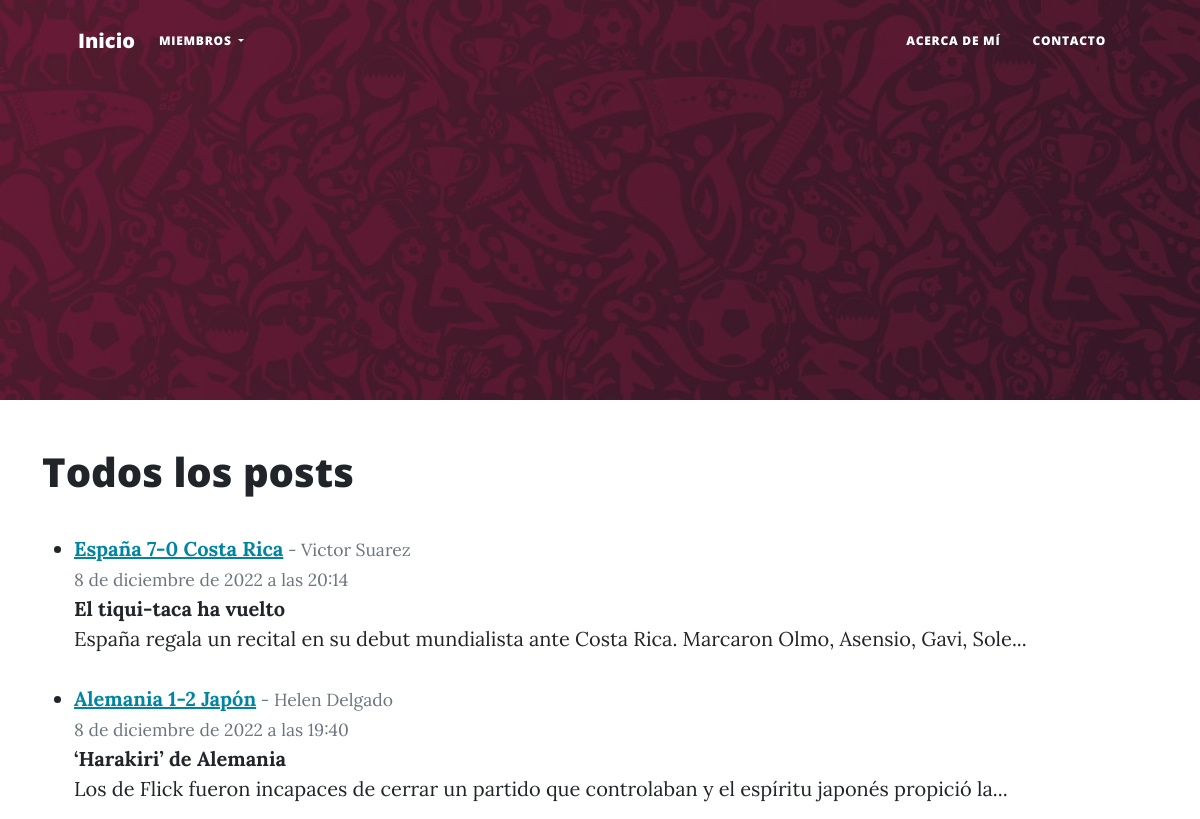
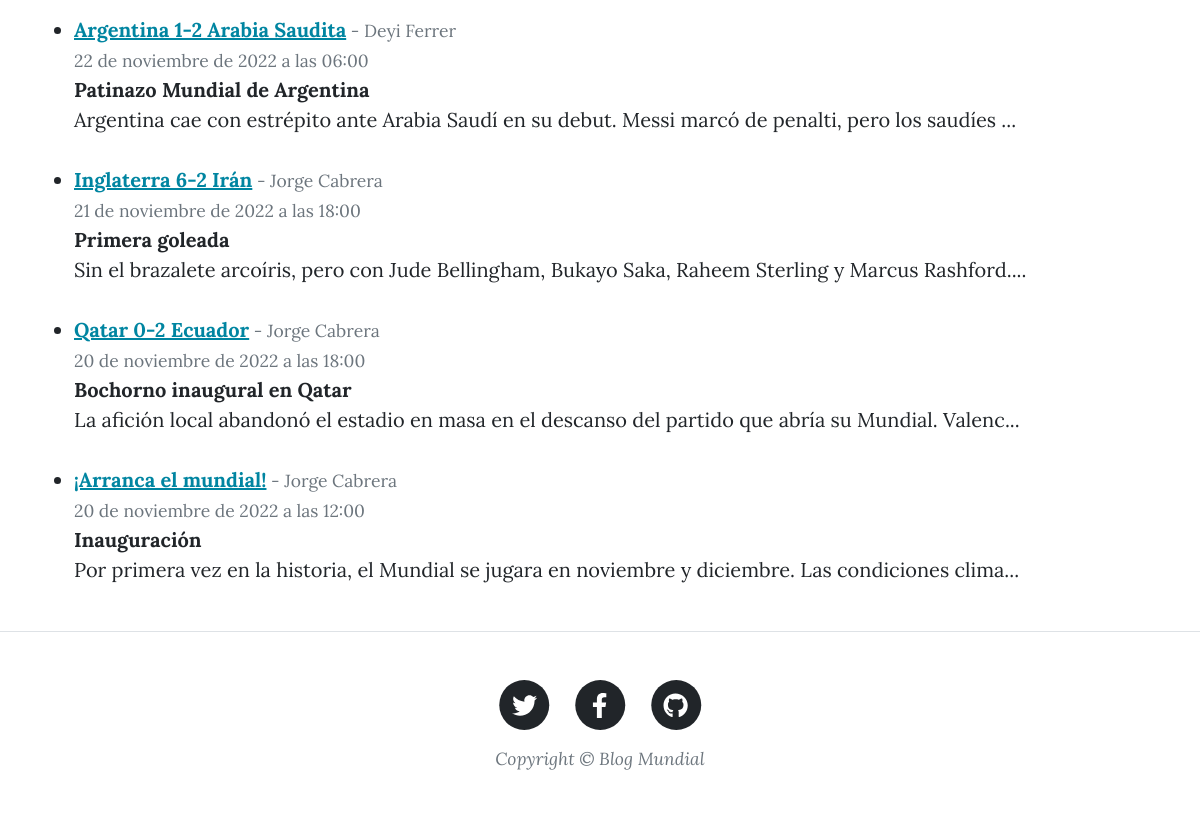
The app's page /all_posts/, older data (2 pictures, top to bottom).
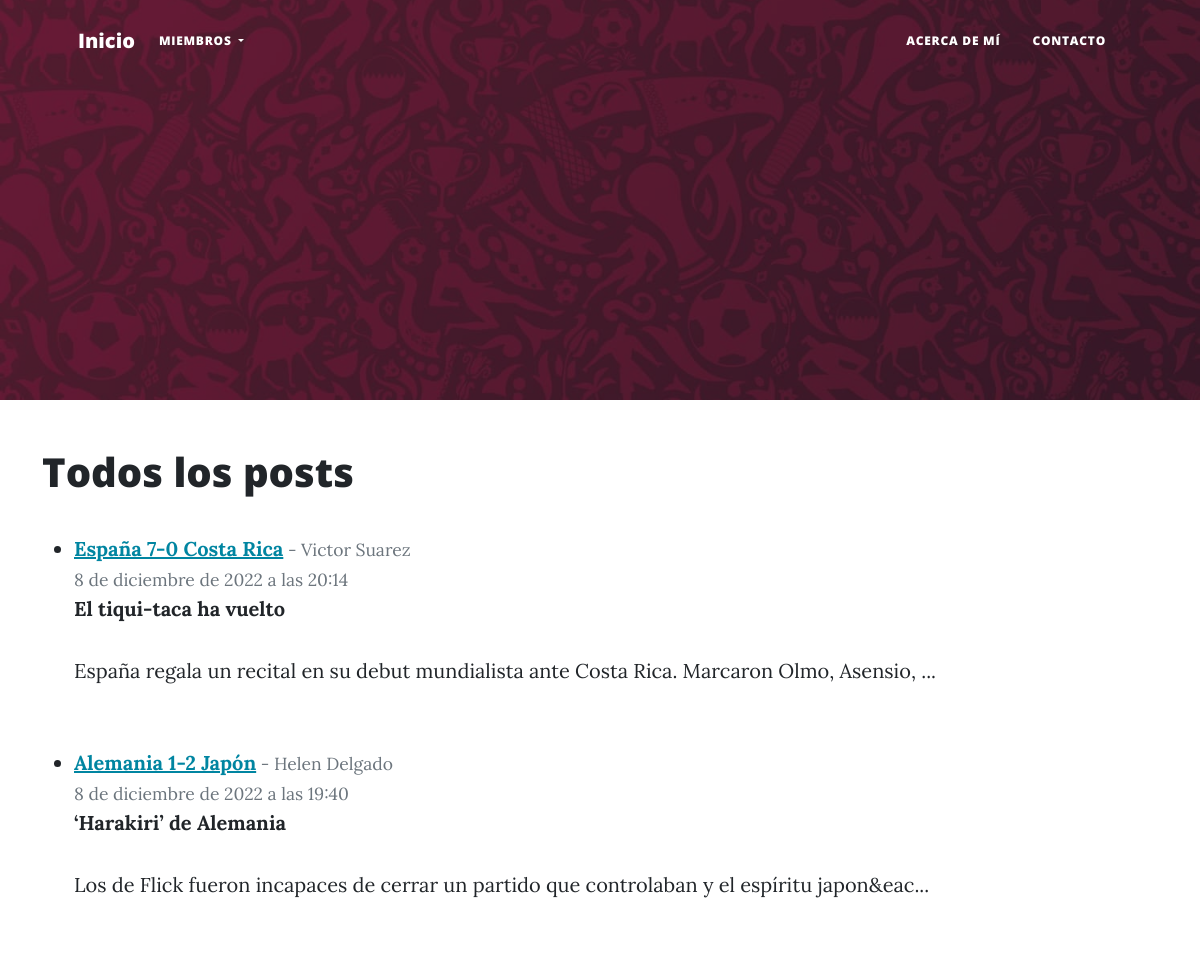
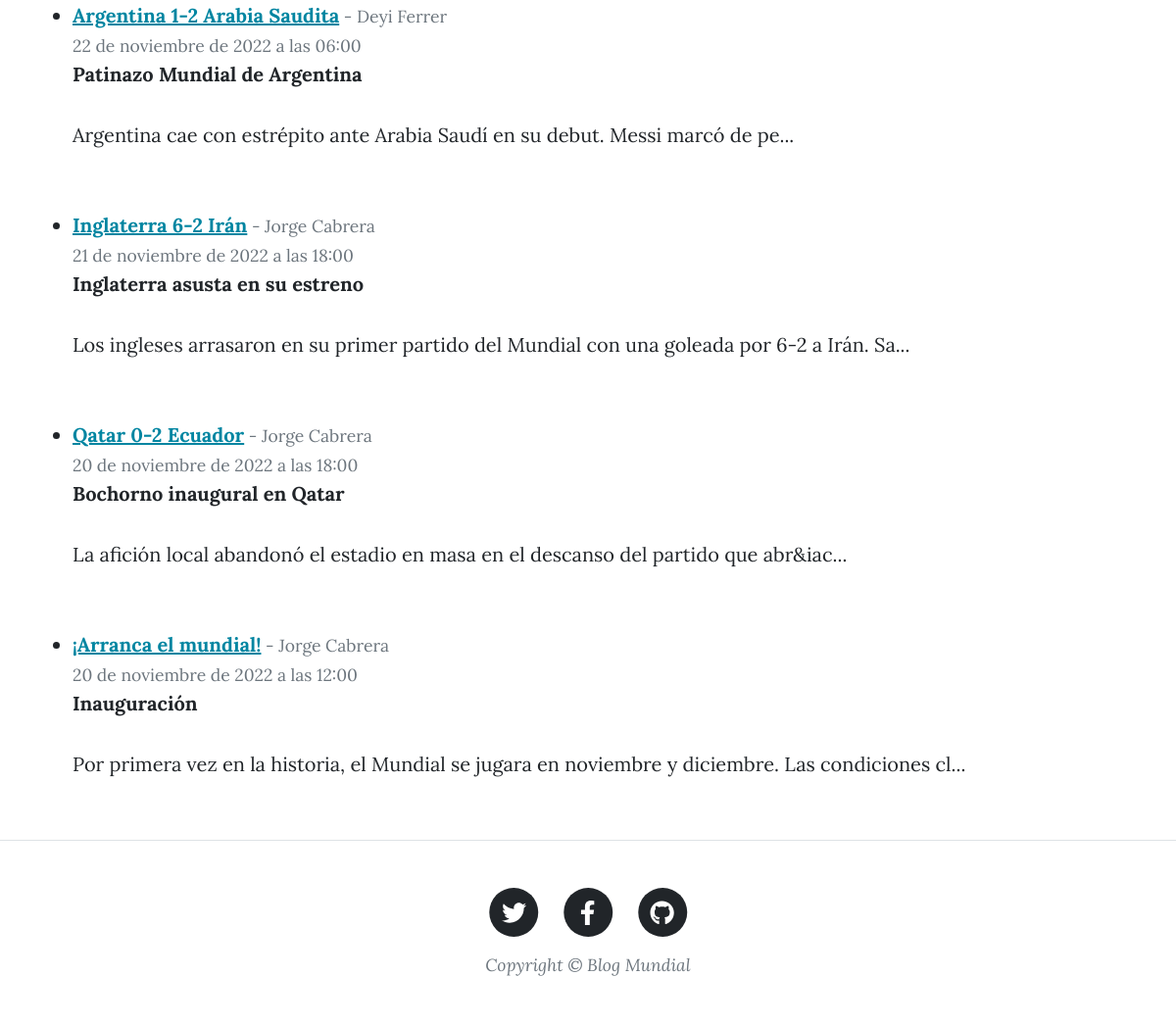
The same page, newer data (2 pictures, top to bottom).
### Blog/models.py (models this page shows, shortened)
class Post(models.Model):
    titulo = models.CharField(max_length=255)
    subtitulo = models.CharField(max_length=255)
    autor = models.ForeignKey(User, on_delete=models.CASCADE)
    header = models.ImageField(null=True, blank=True, upload_to='images/')
    cuerpo = RichTextField(null=True, blank=True)
    fecha = models.DateTimeField(default=datetime.now())
    likes = models.ManyToManyField(User, related_name='blog_posts')

### Blog/views.py (the view)
# urls.py: path('all_posts/', AllPostsView.as_view(), name='all_posts'),
class AllPostsView(ListView):
    model = Post
    template_name = 'all_posts.html'
    ordering = ['-fecha']

### Blog/templates/all_posts.html (shortened to what this page needs)
{% extends 'post.html' %}
{% block post %}
<div class="container">
    <h1>
        Todos los posts
    </h1>
    <br>
    <ul>
        {% for post in object_list %}
        <li>
                <a href="{% url 'post_details' post.pk %}" class="link-primary"><u><strong>{{post.titulo}}</strong></u></a><small class="text-muted"> - {{post.autor.first_name}} {{post.autor.last_name}}
                <br>
                {{post.fecha}}
                </small>
                <br/>
                <strong>
                    {{post.subtitulo}}
                </strong>
                <br/>
                {{post.cuerpo|slice:":100"|safe}}...
                <br/><br/>
            </li>
        {% endfor %}
    </ul>
</div>
{% endblock post %}

Row changes from the older to the newer data that the page shows:
changed Post "España 7-0 Costa Rica": cuerpo "España regala un recital en su debut mundialista ante Costa Rica. Marcaron Olmo, Asensio, Gavi, Sole" → "España regala un recital en su debut mundialista ante Costa Rica. Marcaron Olmo, Asensio,"
changed Post "Alemania 1-2 Japón": cuerpo "Los de Flick fueron incapaces de cerrar un partido que controlaban y el espíritu japonés propició la" → "Los de Flick fueron incapaces de cerrar un partido que controlaban y el espíritu japon&eac"
changed Post "Argentina 1-2 Arabia Saudita": cuerpo "Argentina cae con estrépito ante Arabia Saudí en su debut. Messi marcó de penalti, pero los saudíes" → "Argentina cae con estrépito ante Arabia Saudí en su debut. Messi marcó de pe"
changed Post "Inglaterra 6-2 Irán": subtitulo "Primera goleada" → "Inglaterra asusta en su estreno"; cuerpo "Sin el brazalete arcoíris, pero con Jude Bellingham, Bukayo Saka, Raheem Sterling y Marcus Rashford." → "Los ingleses arrasaron en su primer partido del Mundial con una goleada por 6-2 a Irán. Sa"
changed Post "Qatar 0-2 Ecuador": cuerpo "La afición local abandonó el estadio en masa en el descanso del partido que abría su Mundial. Valenc" → "La afición local abandonó el estadio en masa en el descanso del partido que abr&iac"
changed Post "¡Arranca el mundial!": cuerpo "Por primera vez en la historia, el Mundial se jugara en noviembre y diciembre. Las condiciones clima" → "Por primera vez en la historia, el Mundial se jugara en noviembre y diciembre. Las condiciones cl"
